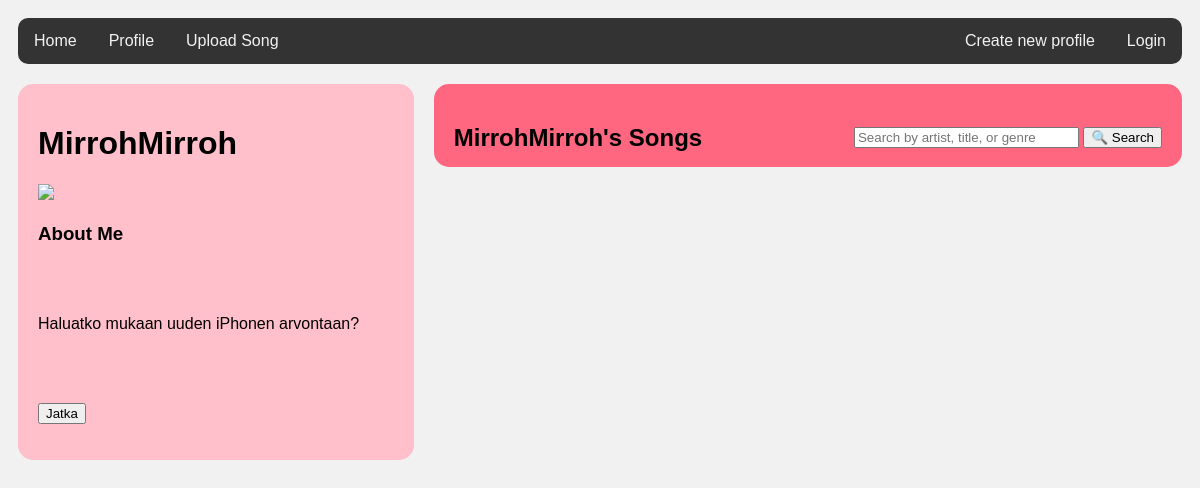
The page /user/1 on the database as committed earlier.
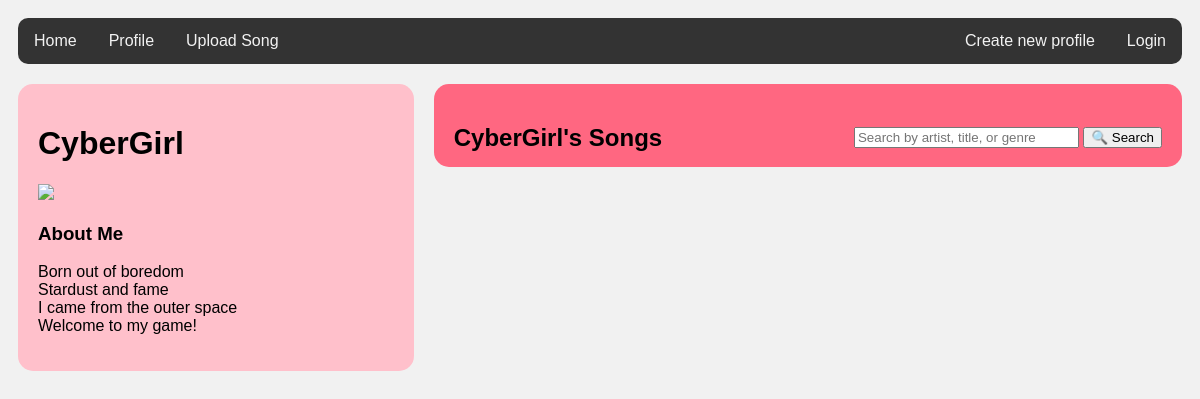
The same page on the database as committed later.
### tables this page shows
CREATE TABLE users (
    id INTEGER PRIMARY KEY,
    username TEXT UNIQUE,
    password_hash TEXT,
    image BLOB
, bio TEXT);

### app.py (the view)
@app.route("/user/<int:user_id>")
def show_user(user_id):
    user = users.get_user(user_id)
    if not user:
        abort(404)
    search_query = request.args.get("search", "").strip()
    if search_query:
        songs = search_user_songs(search_query, user["id"])
    else:
        songs = get_user_songs(user)
    return render_template("show_user.html", user=user, songs=songs, search_query=search_query)

### db.py (called while the page is built)
def get_connection():
    con = sqlite3.connect("database.db")
    con.execute("PRAGMA foreign_keys = ON")
    con.row_factory = sqlite3.Row
    return con

def query(sql, params=[]):
    con = get_connection()
    result = con.execute(sql, params).fetchall()
    con.close()
    return result

### repositories/songs_repository.py (called while the page is built)
def get_user_songs(user):
    connection = sqlite3.connect("database.db")
    connection.row_factory = sqlite3.Row
    cursor = connection.cursor()
    user_id = user["id"] if isinstance(user, sqlite3.Row) else user #poimitaan käyttäjä_id sanakirjasta
    cursor.execute("SELECT * FROM songs WHERE user_id = ? ORDER BY upload_date DESC", (user_id,))
    songs = cursor.fetchall()
    connection.close()
    return songs

### users.py (called while the page is built)
def get_user(user_id):
    sql = """SELECT id, username, image IS NOT NULL has_image, bio, bio IS NOT NULL has_bio
             FROM users
             WHERE id = ?"""
    result = db.query(sql, [user_id])
    return result[0] if result else None

### templates/show_user.html (shortened to what this page needs)
<!DOCTYPE html>
<html>
<head>
  <link rel="stylesheet" href="../static/styles.css">
</head>
<body>
  <div class="topnav">
    <a href="/">Home</a>
    {% if session.username%}
    <a href="/user/{{ session['user_id'] }}">Profile</a>
    <a href="/upload_song">Upload Song</a>
    {% else %}
    <a href="/login_page">Profile</a>
    <a href="/login_page">Upload Song</a>
    {% endif %}
    {% if session.username %}
    <a href="/logout" style="float:right">Logout</a>
    {% else %}
    <a href="/login_page" style="float:right">Login</a>
    <a href="/register" style="float:right">Create new profile</a>
    {% endif %}
  </div>
  <div class="row">
    <div class="leftcolumn">
      <div class="card-profile-left">
        <h1>{{ user.username }}</h1>
        {% if user.has_image %}
        <img src="/image/{{ user.id }}" height="400"/>
        {% endif %}
        <h3>About Me</h3>
        {% if user.has_bio %}
          <p id="bio-text">{{ user.bio | replace("\n", "<br>") | safe }}</p>
        {% endif %}
      </div>
    </div>
    <div class="rightcolumn">
      <div class="grid-profile">
        <div class="grid-header">
          <h2>{{ user.username }}'s Songs</h2>
          <form method="get" action="/user/{{ user.id }}">
            <input type="text" name="search" placeholder="Search by artist, title, or genre" value="{{ search_query }}" size="25">
            <button type="submit">🔍 Search</button>
          </form>
        </div>
      </div>
    </div>
  </div>
</body>
</html>

Rows that differ between the two databases and show on the page:
changed users: username "MirrohMirroh" → "CyberGirl"; bio (not shown) → "Born out of boredom Stardust and fame I came from the outer space Welcome to my game!"
Other text that changed with them:
form field bio: "Jatka" → (not shown)
text no longer shown: "Haluatko mukaan uuden iPhonen arvontaan?"
